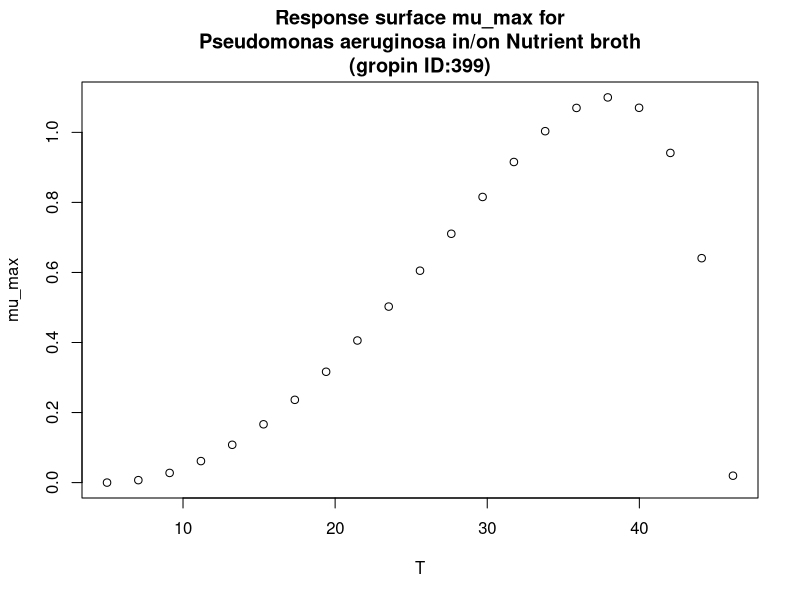

Write R code to recreate this figure.
#############################
# start of Parameter script
#############################
T <- seq(5.005,46.1538461538462,length.out=21)
#############################
# end of Parameter script
#############################
############################# 
# start of Model script Gropin ID 399 
#############################
 
# constant coefficients for this model
 
variables <- data.frame(T)
argumentsPar <- expand.grid(variables)
 
# heart of the model
response_surface <- function(T) {
   mumax <-(1.1*(T-46.2)*((T-5)^2))/((38.1-5)*((38.1-5)*(T-38.1)-(38.1-46.2)*(38.1+5-2*T)))

return(mumax=mumax)
} 

# output parameters
mumax <- cbind(argumentsPar,response_surface(argumentsPar['T']))
colnames(mumax) <- c(colnames(argumentsPar),'mumax')
#############################
# End of Model script
#############################
############################# 
# start of Visualisation script Gropin ID 399 
#############################
plot(T,mumax$mumax,
                          xlab='T',
                          ylab='mu_max',main='Response surface mu_max for
Pseudomonas aeruginosa in/on Nutrient broth
(gropin ID:399)')
#############################
# End of Visualisation script
#############################
